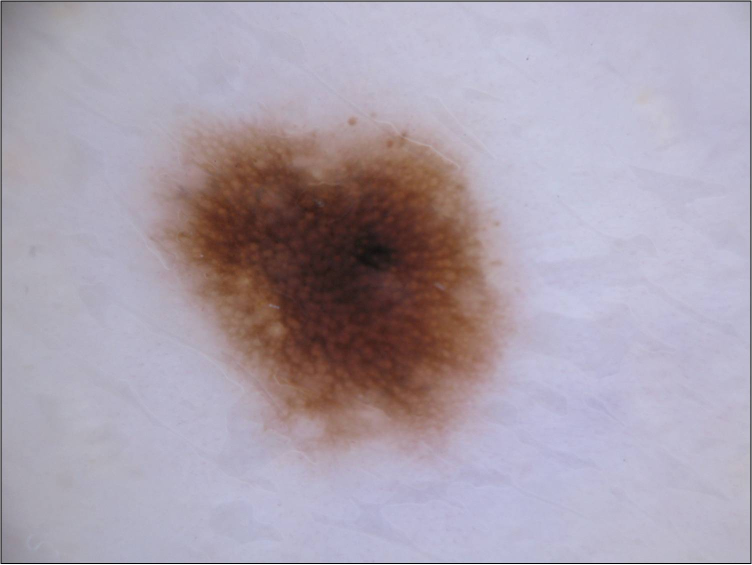
#> input picture TP2 unsupervised 2-20220221/nevus.jpg, 1504 x 1129 px (shown at 1/2 size)
$ jupyter execute --allow-errors 2022_TP_Unsupervised_2_NMF-kmeans_BLANCHARD_Theau.ipynb   (older library calls are emulated)
#> lines starting #> are read from the running program, lines starting #| are printed output that depends on the picture; after the words box and inside, x2 and y2 are one past the last pixel; in counts of white or black regions, pixels touching at a corner belong together
## Practical Session - Unsupervised Learning

This Practical session is about unsupervised learning. We will use the dimensionality reduction and clustering techniques presented this morning to analyze both toy examples and real images.

Please answer the questions and complete the code where you see (`XXXXXXXXXX`).

First let's load the functions we will use

[cell 1]
import numpy as np
import numpy.matlib
import math
import matplotlib.pyplot as plt
plt.close('all')
plt.style.use('dark_background')

from sklearn.model_selection import train_test_split
from sklearn.neighbors import KNeighborsClassifier
from sklearn.decomposition import NMF
from sklearn.cluster import KMeans
from sklearn.decomposition import PCA
from sklearn.decomposition import FastICA

from scipy import linalg as LA
from scipy.stats import ortho_group
from scipy.stats import gennorm

from skimage.io import imread
from skimage.transform import resize
from skimage.transform import rescale
from skimage import img_as_bool

from mpl_toolkits.axes_grid1 import AxesGrid
from scipy.spatial.distance import dice
from skimage.measure import find_contours

from scipy.io import loadmat

# I - Dimensionnality reduction: NMF

## I - 1) Dataset

You will first work on the same face images as during the practical work 1.

Load the original images present in the files *'YaleB\_32x32.mat'*. This is a small part of the freely available Extended Yale Face Database B downloaded from http://www.cad.zju.edu.cn/home/dengcai/Data/FaceData.html. It contains 2414 cropped images resized to 32x32 pixels. Every image is represented as a vector 1x1024 and all images are stacked in a matrix called data. There are 38 subjects with around 64 near frontal images per individual under different illumination conditions. Once loaded and normalised the data, such that the pixels are between 0 and 1, you can plot images using the function *'imshow'*.

**Goal**

The goal of this part is to evaluate the performance of the dimensionality reduction techniques presented this morning for face recognition. We divide the data-set into two parts, training and test. For every dimensionality reduction technique, you will first extract a set of basis images from your training data-set. Then, you will project the test subjects in this new basis and use the nearest neighbor algorithm to evaluate the performance of the dimensionality reduction technique.

Let's load the data and define a function to plot the faces. If you do not remember how the dataset is constituted, please refer to the previous practical work.

[cell 2]
#Loadings data
if 'google.colab' in str(get_ipython()):
  from google_drive_downloader import GoogleDriveDownloader as gdd
  gdd.download_file_from_google_drive(file_id='1rgICXtcIAgDqSoHnNXNZMD_iNABF3RZA',
  dest_path='./YaleB_32x32.mat')
else:
  print('You are not using Colab. Please define working_dir with the absolute path to the folder where you downloaded the data')

# Please modify working_dir only if you are using your Anaconda (and not Google Colab)
Working_directory="./"


#> (the rest of this cell did not finish here and is left out)

## I - 2) NNMF

Here you will test Non-negative Matrix factorization. The basis images of the training are in the matrix $W_{train}$ and the scores (or coefficients) to test the performance in $H_{train}$. The test scores are computed as $H_{test}=W_{train}^{-1}X_{test}$.

**Question**

1. Use the scikit-learn implementation to test the performance.
2. Plot the basis images and compare them with respect to the basis images obtained using PCA and ICA in the last practical work. What can you say ?
Contrairement à la PCA et l'ICA, les nouveaux vecteurs de base ressemblent vraiment à des portions de visage. On peut donc voir plus facilement les traits caractéristiques qui caractérisent notre jeu de données.
3. What about the performances of NNMF, i.e. computational time and classification accuracy ? Is it better or worse than the other methods ? Why ?
    Il apparait que la NNMF donne des meilleurs résultats que la PCA et la KPCA car le temps de calcul est beaucoup plus long à cause de la descente de gradient.
4. Do you think that it is a food idea to use a PCA before the NMF algorithm? Why?
La NMF permet d'obtenir une bonne interprétabilité des vecteurs de base obtenus. Mais cela est uniquement possible car l'on part d'une image réelle à la base. Si l'on applique une PCA avant on perd cette interprétabilité.

[cell 3]
# NNMF (scikit-learn implementation)
Ncomponents=100
model = NMF(init='random', solver='mu', n_components=Ncomponents, tol=1e-3,max_iter=300, random_state=0)
#> (the rest of this cell did not finish here and is left out)

Implement your own implementation in `NNMFLecture` following the lecture slides. Complete the missing lines (`XXXXXXXXXX`)

[cell 4]
# [75 lines left out: function NNMFLecture, not called in this run]

[cell 5]
# NNMF (your own implementation)
Ncomponents=100
#> (the rest of this cell did not finish here and is left out)

#> (a cell that did not finish here is left out)

## I-3) ICA and NNMF in the presence of noise

We will now compare ICA and NNMF results in the presence of noise within the dataset. Please note that during the class on ICA, the dataset $X$ was assumed to be noiseless: we were looking for a decomposition such that $X = AS$, and not $X = AS + N$, where $N$ would be a noise term.

1. How do you think that ICA might behave in the presence of noise? You might in particular consider the case of a Gaussian noise N.

Si on a en plus un bruit additif gaussien, l'ICA fonctionnera très mal puisque l'on n'aura toujours des résultats très faible de la negentropie.

2. On the other hand, do you think that NNMF behaves better? If so, for what kind of noises?

En revanche la NNMF fonctionnera quand même mieux que l'ICA dans une certaine mesure si l'on a un bruit additif. Néanmoins si le bruit devient trop important, puisqu'il est rajouté à chaque itération dans la mise à jour de W et H, le résultat final est vite détérioré. Pour un bruit multiplicatif on va retrouver le même résultat à un facteur près qui correspond au bruit.

In the following, we will try to compare the behavior of ICA and NNMF in the presence of noise. Do the following:
- add some Gaussian noise to both the training and the testing dataset.
- apply both NNMF and ICA (the second architecture you implemented in the previous practical work) on the noisy dataset. For both, you can use 250 features.
- use the NN algorithm to classify the images from the features extracted from ICA and NNMF.

Redo the same for different noise levels. Plot a curve of the classification accuracy when either ICA or NNMF are used as pre-processing steps. Comment your results.

On constate bien ce que l'on expliquait juste au dessus. Si le bruit devient trop important alors les performances de l'algorithme diminuent rapidement.

[cell 7]
sigmaTab = np.array([0,0.05,0.1,0.15,0.2,0.25,0.3,0.4,0.5])
#sigmaTab = np.array([0])
scoreNMF = np.zeros(len(sigmaTab))
scoreICA = np.zeros(len(sigmaTab))
scoreICA1 = np.zeros(len(sigmaTab))

#> (the rest of this cell did not finish here and is left out)

[cell 8]
plt.figure(),plt.plot(sigmaTab,scoreNMF)
plt.plot(sigmaTab,scoreICA)
plt.legend(['NMF','ICA'])

[cell 9]
plt.figure(),plt.plot(sigmaTab,scoreNMF)
plt.plot(sigmaTab,scoreICA)
plt.legend(['NMF','ICA'])

# II - Clustering: K-means

We will now work on the K-means algorithm. First, the K-means algorithm will be used to cluster the toy examples datasets of the first practical work. Then, it will be used to segment real images.

## II - 1) Toy examples

Let us first define the toy examples.

[cell 10]
def generate_scenario(scenario=3, n_samples0 = 100, n_samples1 = 30):

    y = np.concatenate((np.zeros([n_samples0,1]) , np.ones([n_samples1,1])) , axis=0)

    if scenario == 1:
        # Separate Gaussian
        mean0 = [2, 3]
        mean1 = [12, 14]
        cov0 = [[1, 1.5], [1.5 ,3]]
        cov1 = 2 ** 2 * np.eye(2)
        X0 = np.random.multivariate_normal(mean0, cov0, n_samples0, check_valid='raise')
        X1 = np.random.multivariate_normal(mean1, cov1, n_samples1, check_valid='raise')

    elif scenario == 2:
        # Overlapping Gaussian
        mean0 = [2, 3]
        mean1 = [5, 7]
        cov0 = [[1, 1.5], [1.5 ,3]]
        cov1 = [[2, 3], [3 ,6]]
        X0 = np.random.multivariate_normal(mean0, cov0, n_samples0, check_valid='raise')
        X1 = np.random.multivariate_normal(mean1, cov1, n_samples1, check_valid='raise')


    elif scenario == 3:
        # Overlapping Gaussian
        mean0 = [0, 0]
        mean1 = [0, 0]
        cov0 = [[50, 15], [15, 6]]#cov0 = [[50, 4], [4, 2]]
        cov1 = [[2, 0], [0 ,50]]#cov1 = [[2, 0], [0 ,50]]
        X0 = np.random.multivariate_normal(mean0, cov0, n_samples0, check_valid='raise')
        X1 = np.random.multivariate_normal(mean1, cov1, n_samples1, check_valid='raise')


    elif scenario == 4:
        # Circles
        # 1 circle
        angle0=np.linspace(0, 2 * np.pi, n_samples0);
        X0=np.vstack((8*np.cos(angle0) , 8*np.sin(angle0))).T

        # 2 circle
        angle1=np.linspace(0, 2 * np.pi, n_samples1);
        X1=np.vstack((2*np.cos(angle1) , 2*np.sin(angle1))).T

    return X0,X1,y

# [36 lines left out: function plotResults, not called in this run]


def frontiere(model, X, y, step=50):

    labels = np.unique(y)

    min_tot = np.min(X)
    max_tot = np.max(X)
    delta = (max_tot - min_tot) / step
    xx, yy = np.meshgrid(np.arange(min_tot, max_tot, delta),
                         np.arange(min_tot, max_tot, delta))
    z = np.array( model.predict(np.c_[xx.ravel(), yy.ravel() ]) )
    z = z.reshape(xx.shape)

    plt.imshow(z, origin='lower', extent=[min_tot, max_tot, min_tot, max_tot],
               interpolation="mitchell", cmap='RdBu')

    cbar = plt.colorbar(ticks=labels)
    cbar.ax.set_yticklabels(labels)

    plt.scatter(X[np.where(yKmeans == 0)[0],0],X[np.where(yKmeans == 0)[0],1],c='r', label='Predicted class 0')
    plt.scatter(X[np.where(yKmeans == 1)[0],0],X[np.where(yKmeans == 1)[0],1],c='b', label='Predicted class 1')

    plt.ylim([min_tot, max_tot])
    plt.xlim([min_tot, max_tot])

Now, create the data we will use.

[cell 11]
## Choose the scenarioIndex (value between 1 and 4)
scenarioIndex = 1
##

X0,X1,y = generate_scenario(scenario=scenarioIndex, n_samples0 = 350, n_samples1 = 350)
X=np.concatenate((X0,X1),axis=0)

plt.figure(figsize=(6, 6))
plt.scatter(X0[:,0],X0[:,1],c='r', label='Class 0')
plt.scatter(X1[:,0],X1[:,1],c='b', label='Class 1')
plt.title('Original data')
plt.legend()
plt.show()
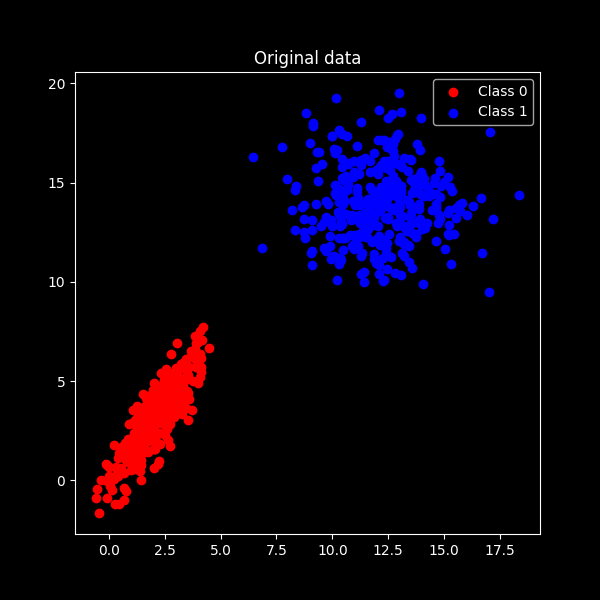
#> figure drawn by matplotlib, 1 panel

Use the K-means to find the different clusters in the dataset. K-means will be used on X and we will check whether it can well separate the two classes.

**Question:**
1. Does it work well in all scenarios ? Why ? Is it always easy to define the correct number of clusters ? Globalement cette méthode ne marche pas bien dès que les données que l'on veut séparer sont superposées car il devient impossible de distinguer les différentes classes. En effet l'algorithme cherche à minimiser une distance aux centroïdes qui sera la même indéfferamment dans la classe réelle du point. De plus, si l'on a pas un bon a priori sur les données il est plus compliqué de décider à l'avance du nombre de clusters à considérer.

[cell 12]
## K-means
Ncluster= 2# choose a number of clusters
kmeans=KMeans(n_clusters=Ncluster)
yKmeans=kmeans.fit_predict(X)

plt.figure(figsize=(17, 6))
plt.subplot(131)
plt.scatter(X[np.where(y == 0)[0],0],X[np.where(y == 0)[0],1],c='r', label='Class 0')
plt.scatter(X[np.where(y == 1)[0],0],X[np.where(y == 1)[0],1],c='b', label='Class 1')
plt.title('Original data')
plt.legend()

plt.subplot(132)
plt.scatter(X[np.where(yKmeans == 0)[0],0],X[np.where(yKmeans == 0)[0],1],c='r', label='Predicted class 0')
plt.scatter(X[np.where(yKmeans == 1)[0],0],X[np.where(yKmeans == 1)[0],1],c='b', label='Predicted class 1')
plt.title('K-Means')
plt.legend()

plt.subplot(133)
frontiere(kmeans, X, y, step=50)

plt.show()
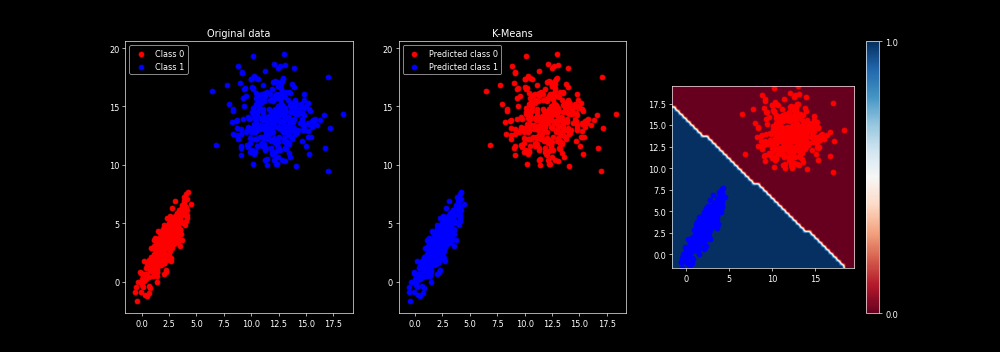
#> figure drawn by matplotlib, 4 panels

Now, implement your own K-means using the Lloyd's algorithm.

[cell 13]
def KMeansLecture(X,K=2,tol=1e-4):
    '''X a 2D array of shape N,d with N samples with d features each'''
#> called with X = array of shape (700, 2), K = 2, tol = 0.0001
    N,d = X.shape
    yKmeans = np.zeros(N)
    yKmeans_old = np.ones(N)
    muTab = np.random.rand(K,d)*np.max(X) #On pourrait mieux comme initalisation mais bon ça suffit ici

    initmu = np.copy(muTab)
    #creating a K,N,d array
    Xdeep = np.tile(X,(K,1,1))
    curr_it = 0
    while np.sum(np.abs(yKmeans-yKmeans_old)) != 0:
        yKmeans_old = np.copy(yKmeans)
        #Assignment step
        #Centering the data for each cluster
        for cluster in range(K):
            #Xdeep[k] = X - muTab[k]
            Xdeep[cluster] = X - muTab[cluster]
        #Getting the distance for each cluster
        dist_to_cluster = LA.norm(Xdeep, axis = 2)
        #Actual assignment
        yKmeans = np.argmin(dist_to_cluster,axis=0)

        #Update step
        for cluster in range(K):
            clusterK = X[yKmeans==cluster]

            if clusterK.size != 0: #if not an empty class
                muTab[cluster] = clusterK.mean(axis=0)
            else :
                muTab[cluster] = 0

        curr_it +=1
    return yKmeans,muTab,initmu

Now, test your K-means algorithm.

[cell 14]
## K-means
Ncluster= 2 # choose a number of clusters
yKmeanslec,muTab,initmu = KMeansLecture(X,K=Ncluster,tol=1e-4)

plt.figure(figsize=(17, 6))
plt.subplot(131)
plt.scatter(X[np.where(y == 0)[0],0],X[np.where(y == 0)[0],1],c='r', label='Class 0')
plt.scatter(X[np.where(y == 1)[0],0],X[np.where(y == 1)[0],1],c='b', label='Class 1')
plt.title('Original data')
plt.legend()

plt.subplot(132)
plt.scatter(X[np.where(yKmeanslec == 0)[0],0],X[np.where(yKmeanslec == 0)[0],1],c='r', label='Predicted class 0')
plt.scatter(X[np.where(yKmeanslec == 1)[0],0],X[np.where(yKmeanslec == 1)[0],1],c='b', label='Predicted class 1')
plt.title('K-Means Lecture')
plt.legend()

plt.subplot(133)
plt.scatter(X[np.where(yKmeans == 0)[0],0],X[np.where(yKmeans == 0)[0],1],c='r', label='Predicted class 0')
plt.scatter(X[np.where(yKmeans == 1)[0],0],X[np.where(yKmeans == 1)[0],1],c='b', label='Predicted class 1')
plt.title('K-Means sklearn')
plt.legend()

print(muTab)
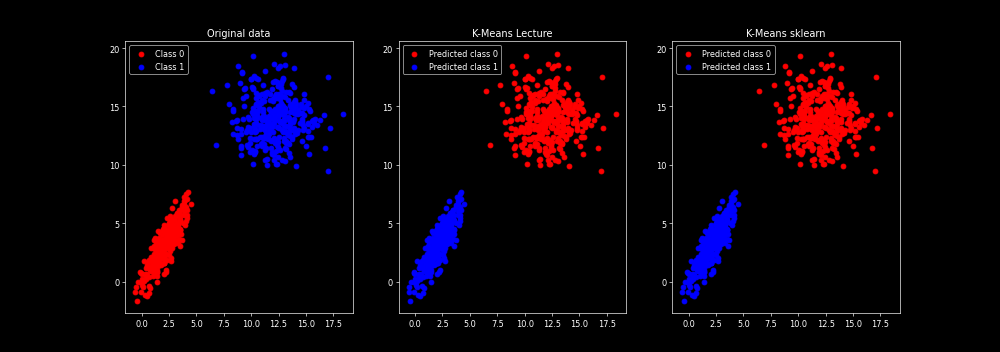
#> figure drawn by matplotlib, 3 panels

## II-2) K-means for skin lesion segmentation

In this section, you will use the K-means to segment skin lesion images. You will use two images from the ISIC dataset (www.isic-archive.com), one nevus and one melanoma with their respetive manual segmentation.

**Goal**

The goal of this section is to delineate the contours (i.e. segment) of the skin lesions using k-means.

Let's first load the data. The images are rescaled so that the computations are faster.

[cell 15]
if 'google.colab' in str(get_ipython()):
  from google_drive_downloader import GoogleDriveDownloader as gdd
  gdd.download_file_from_google_drive(file_id='1_TeYzLLDoKbPX4xXAOAM_mQiT2nLHgvp',
  dest_path='./data/nevus.jpg')
  gdd.download_file_from_google_drive(file_id='1iQZdUiuK_FwZ7mik7LB3eN_H_IUc5l7b',
  dest_path='./data/nevus-seg.jpg')
  gdd.download_file_from_google_drive(file_id='1yZ46UzGhwO7g5T8397JpewBl6UqgRo5J',
  dest_path='./data/melanoma.jpg')
  gdd.download_file_from_google_drive(file_id='1B2Ol92mBcHN6ah3bpoucBbBbHkPMGC8D',
  dest_path='./data/melanoma-seg.png')
else:
  print('You are not using Colab. Please define working_dir with the absolute path to the folder where you downloaded the data')

# Please modify working_dir only if you are using your Anaconda (and not Google Colab)
Working_directory="./"


# Nevus
nevus = imread(Working_directory + 'nevus.jpg')
#> nevus is the input picture: shape (1129, 1504, 3); mean R, G, B 170.3, 160.3, 173.1
nevus=nevus[2:-2,2:-2,:] # remove border (it contains artifacts)
#> nevus: shape (1125, 1500, 3)
nevusMask = imread(Working_directory + 'nevus-seg.jpg')
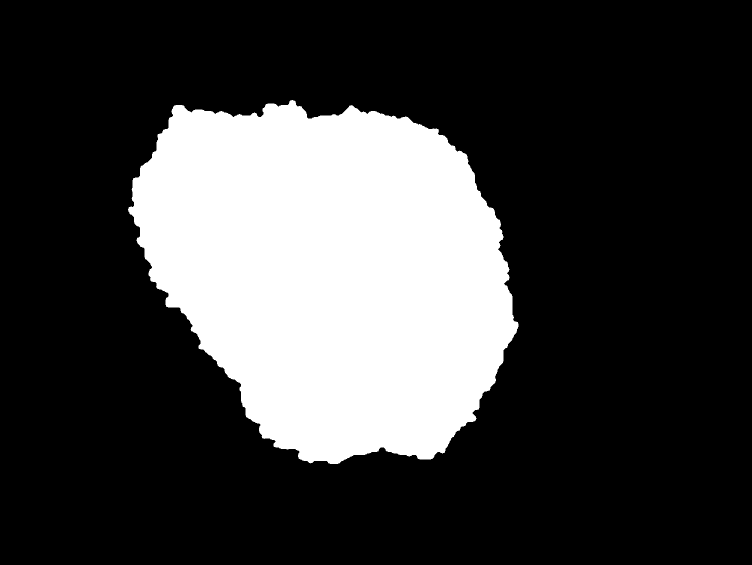
#> input picture TP2 unsupervised 2-20220221/nevus-seg.jpg, 1504 x 1129 px (shown at 1/2 size)
#> nevusMask is the input picture: shape (1129, 1504); min 0, max 255, mean 62.4
nevusMask=nevusMask[2:-2,2:-2] # remove border (it contains artifacts)
#> nevusMask: shape (1125, 1500)
# We rescale to speed up computations
nevus = rescale(nevus, 0.25,multichannel=True, anti_aliasing=True)
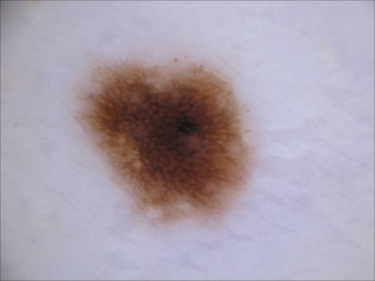
#> nevus: shape (281, 375, 3) float64; mean R, G, B 0.67, 0.63, 0.681
# We need all these options to preserve the binary values
nevusMask = rescale(nevusMask, 0.25, anti_aliasing=False, order=0,  preserve_range=True)
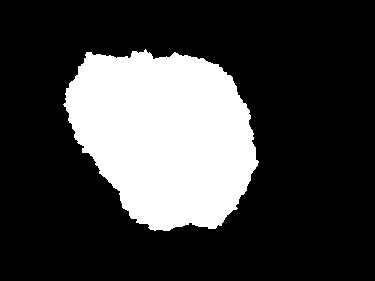
#> nevusMask: shape (281, 375); min 0, max 255, mean 62.8
nevusMask_boolean = (nevusMask/255).astype(np.uint8) # To get uint8
#> nevusMask_boolean: shape (281, 375); values 0 (black) and 1 (white), 24.6% white; 1 white region, box (x1, y1, x2, y2) and area: (63, 49, 259, 231) 25914
nevusMask_expand = np.expand_dims(nevusMask_boolean, axis=2) # To have a 3 channels boolean mask

# Melanoma
melanoma = imread(Working_directory + 'melanoma.jpeg')
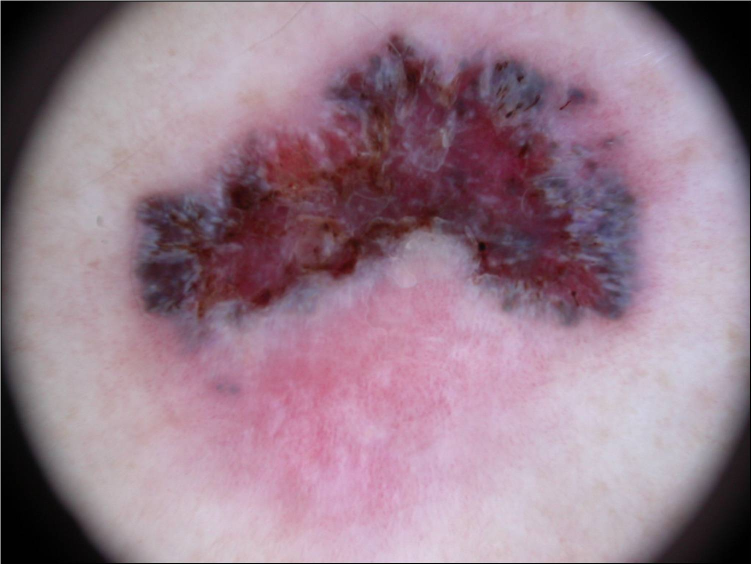
#> input picture TP2 unsupervised 2-20220221/melanoma.jpeg, 1503 x 1129 px (shown at 1/2 size)
#> melanoma is the input picture: shape (1129, 1503, 3); mean R, G, B 151.9, 125.2, 140.2
melanoma=melanoma[2:-2,2:-2,:] # remove border (it contains artifacts)
#> melanoma: shape (1125, 1499, 3)
melanomaMask = imread(Working_directory + 'melanoma-seg.png')
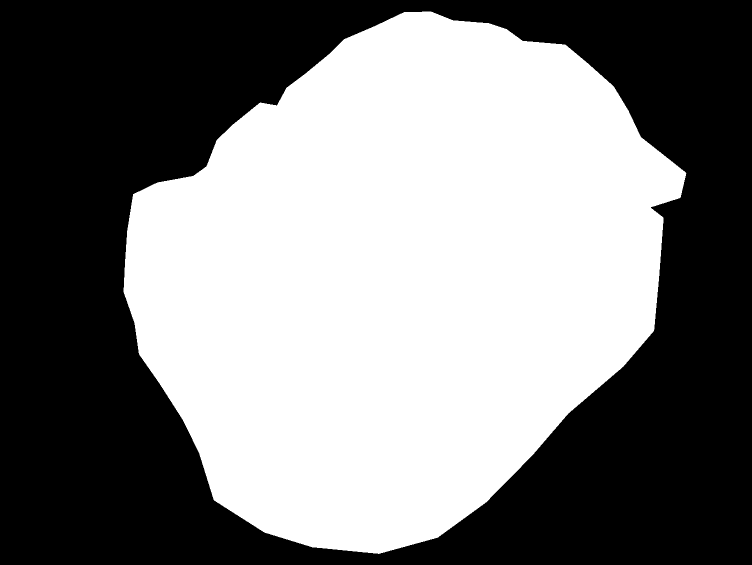
#> input picture TP2 unsupervised 2-20220221/melanoma-seg.png, 1503 x 1129 px (shown at 1/2 size)
#> melanomaMask: shape (1129, 1503); 49.8% white; 1 white region, box (x1, y1, x2, y2) and area: (247, 23, 1373, 1108) 844635
melanomaMask=melanomaMask[2:-2,2:-2] # remove border (it contains artifacts)
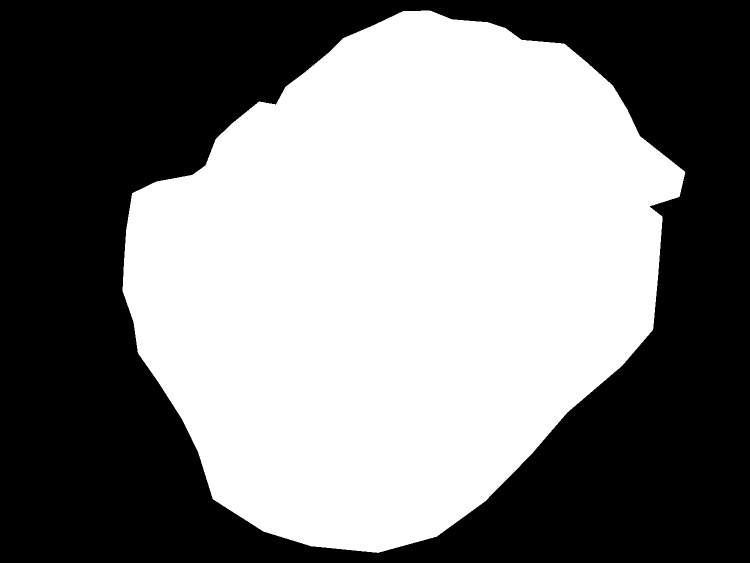
#> melanomaMask: shape (1125, 1499) (shown at 1/2 size); 50.1% white; 1 black region, box (x1, y1, x2, y2) and area: (0, 0, 1499, 1125) 841740
melanoma = rescale(melanoma, 0.25,multichannel=True, anti_aliasing=True)
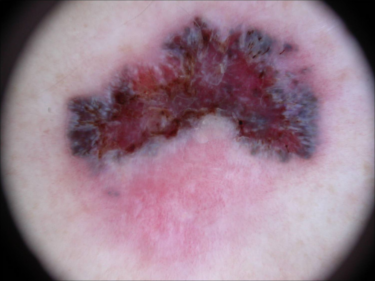
#> melanoma: shape (281, 375, 3) float64; mean R, G, B 0.597, 0.491, 0.55
melanomaMask = rescale(melanomaMask, 0.25, anti_aliasing=False, order=0,  preserve_range=True)
#> melanomaMask: shape (281, 375); 50.1% white; 1 black region, box (x1, y1, x2, y2) and area: (0, 0, 375, 281) 52582
melanomaMask_boolean = (melanomaMask/255).astype(np.uint8)
#> (the rest of the program and of its run is left out)
